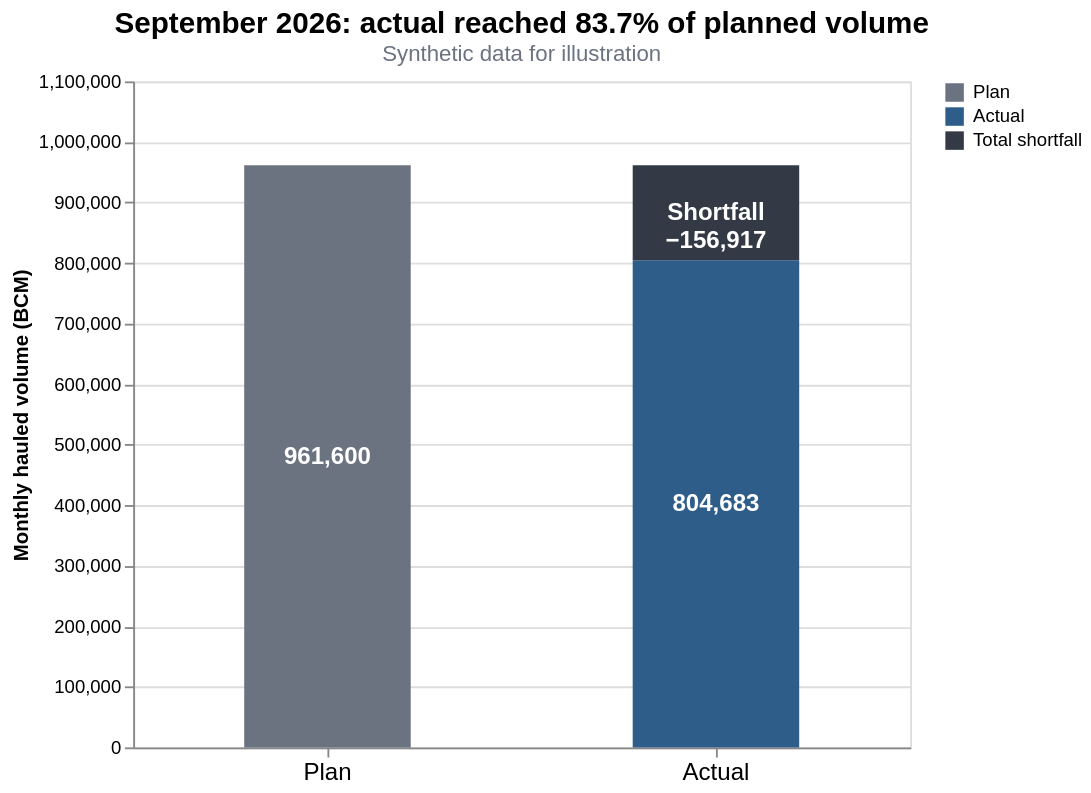

The code cell stored with this chart in its notebook:
### Code cell
plan   = df["plan_volume_bcm"].sum()
actual = df["actual_volume_bcm"].sum()

m = pd.DataFrame({
    "bar":   ["Plan", "Actual", "Actual"],
    "part":  ["Plan", "Actual", "Total shortfall"],
    "start": [0, 0, actual],
    "end":   [plan, actual, plan]})
m["label"] = (m["end"] - m["start"]).map("{:,.0f}".format)
m.loc[m["part"] == "Total shortfall", "label"] = "Shortfall\n−" + m.loc[m["part"] == "Total shortfall", "label"]
m["mid"]   = (m["start"] + m["end"]) / 2

color_m = alt.Scale(domain=["Plan", "Actual", "Total shortfall"],
                    range=["#6b7280", "#2f5d8a", "#333a45"])
x_m = alt.X("bar:N", sort=["Plan", "Actual"], title=None,
            axis=alt.Axis(labelAngle=0, labelFontSize=13))

bars_m = alt.Chart(m).mark_bar(size=90).encode(
    x=x_m,
    y=alt.Y("start:Q", title="Monthly hauled volume (BCM)",
            scale=alt.Scale(domain=[0, 1100000]), axis=alt.Axis(format=",.0f")),
    y2="end:Q",
    color=alt.Color("part:N", scale=color_m, title=None),
    tooltip=[alt.Tooltip("part:N", title="Part"), alt.Tooltip("label:N", title="Volume (BCM)")])

number_m = alt.Chart(m).mark_text(color="white", fontWeight="bold", fontSize=13, lineBreak="\n").encode(
    x=x_m, y="mid:Q", text="label:N")

chart1 = (bars_m + number_m).properties(
    width=420, height=360,
    title=alt.TitleParams("September 2026: actual reached %.1f%% of planned volume"
                      % (100 * actual / plan),
                      subtitle="Synthetic data for illustration",
                      subtitleColor="#6b7280", fontSize=16, anchor="middle"))
chart1

### Figure 1 — Vega-Lite specification as saved in the notebook (floating-point values rounded to 4 significant figures)
{"config": {"view": {"continuousWidth": 300, "continuousHeight": 300}}, "layer": [{"mark": {"type": "bar", "size": 90}, "encoding": {"color": {"field": "part", "scale": {"domain": ["Plan", "Actual", "Total shortfall"], "range": ["#6b7280", "#2f5d8a", "#333a45"]}, "title": null, "type": "nominal"}, "tooltip": [{"field": "part", "title": "Part", "type": "nominal"}, {"field": "label", "title": "Volume (BCM)", "type": "nominal"}], "x": {"axis": {"labelAngle": 0, "labelFontSize": 13}, "field": "bar", "sort": ["Plan", "Actual"], "title": null, "type": "nominal"}, "y": {"axis": {"format": ",.0f"}, "field": "start", "scale": {"domain": [0, 1100000]}, "title": "Monthly hauled volume (BCM)", "type": "quantitative"}, "y2": {"field": "end"}}}, {"mark": {"type": "text", "color": "white", "fontSize": 13, "fontWeight": "bold", "lineBreak": "\n"}, "encoding": {"text": {"field": "label", "type": "nominal"}, "x": {"axis": {"labelAngle": 0, "labelFontSize": 13}, "field": "bar", "sort": ["Plan", "Actual"], "title": null, "type": "nominal"}, "y": {"field": "mid", "type": "quantitative"}}}], "data": {"name": "data-5274eab503752adaca8cbe3bc2652e9f"}, "height": 360, "title": {"text": "September 2026: actual reached 83.7% of planned volume", "anchor": "middle", "fontSize": 16, "subtitle": "Synthetic data for illustration", "subtitleColor": "#6b7280"}, "width": 420, "$schema": "https://vega.github.io/schema/vega-lite/v5.20.1.json", "datasets": {"data-5274eab503752adaca8cbe3bc2652e9f": [{"bar": "Plan", "part": "Plan", "start": 0.0, "end": 961600.0, "label": "961,600", "mid": 480800.0}, {"bar": "Actual", "part": "Actual", "start": 0.0, "end": 804700.0, "label": "804,683", "mid": 402300.0}, {"bar": "Actual", "part": "Total shortfall", "start": 804700.0, "end": 961600.0, "label": "Shortfall\n−156,917", "mid": 883100.0}]}}
